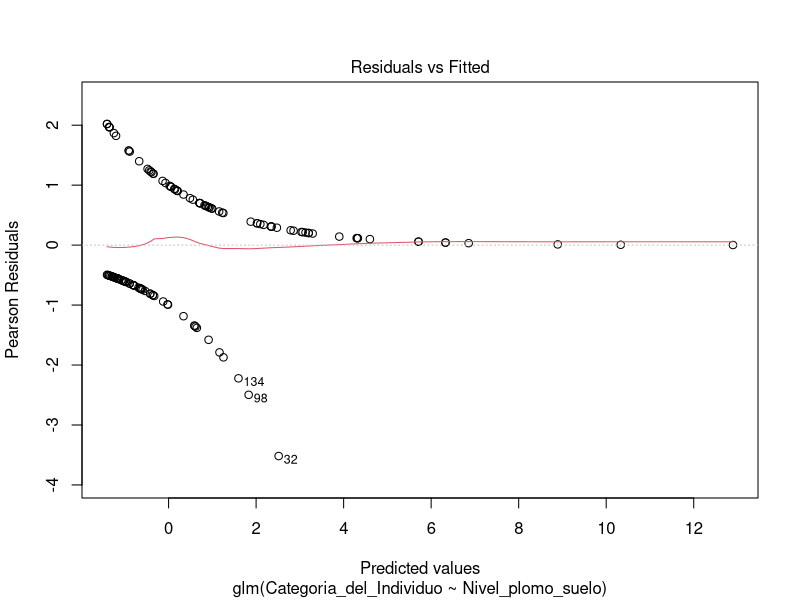
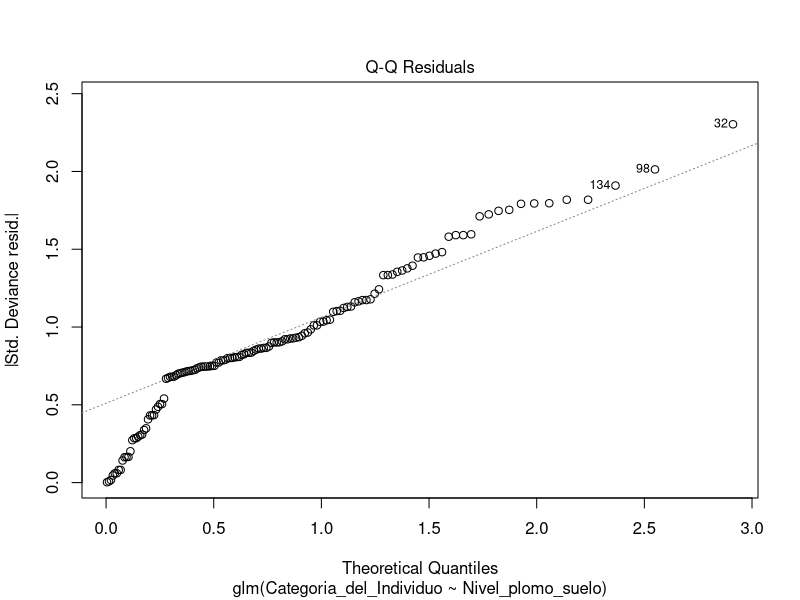
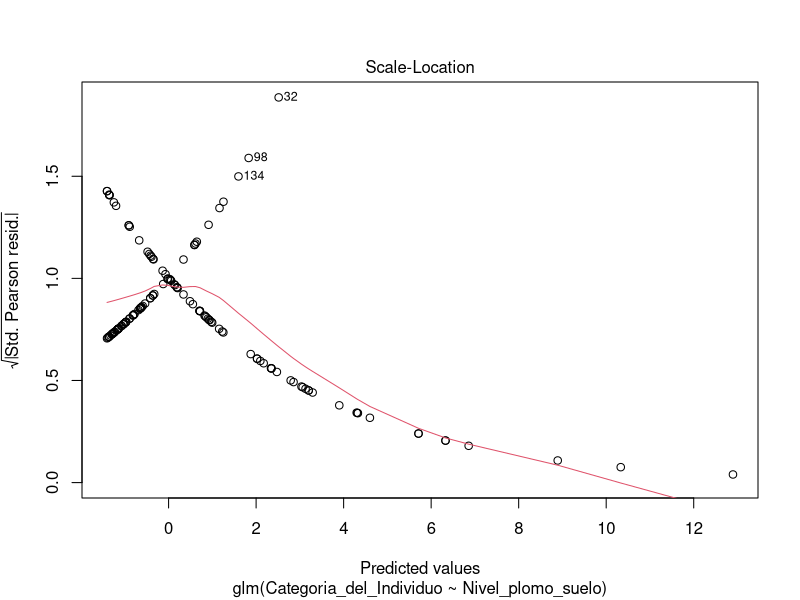
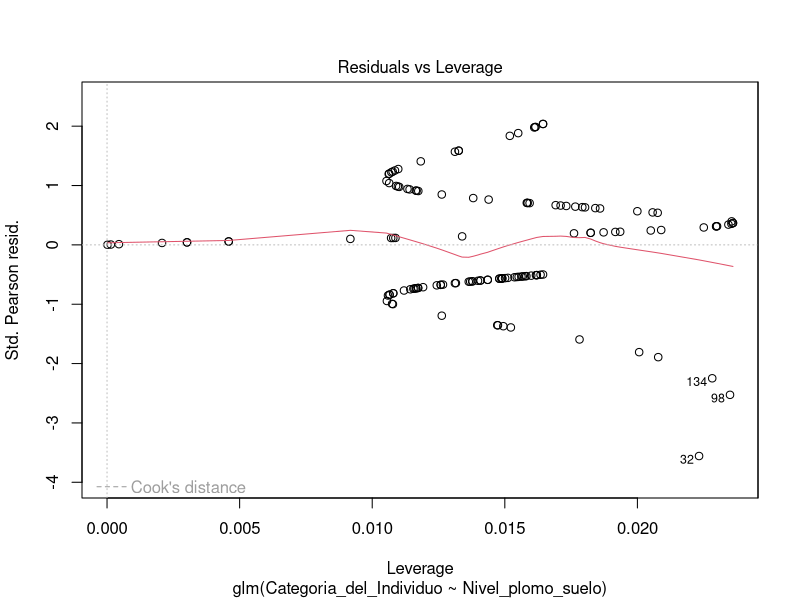

Source code (R) for these figures, in order:
## ---- chunk 1
library(readxl)
datos = data.frame(read_excel("dataset_ejer1.xlsx"))
dim(datos)
## ---- chunk 2
# Crear la regresión logística
modelo_logistico = glm(
  Categoria_del_Individuo ~ Nivel_plomo_suelo,
  data = datos,
  family = binomial(link = "logit")
)
#modelo general
summary(modelo_logistico)

# Obtener la razón de grados de probabilidad
coeficientes = coef(modelo_logistico)
razon_encontrada = exp(coeficientes["Nivel_plomo_suelo"])
razon_encontrada
# Compara la razón de grados de probabilidad contra la que obtuvieron los autores (14.25)
razon_autores = 14.25
# Realizar la prueba de significancia
summary(modelo_logistico)$coefficients["Nivel_plomo_suelo", "Pr(>|z|)"]

## ---- chunk 3
r = cor(datos)
nab = 1-det(r)
nab
plot(modelo_logistico)
## ---- chunk 4
library(readxl)
datos <- data.frame(read_excel("dataset_ejer_2.xlsx"))
dim(datos)
## ---- chunk 5
library(readxl)
datos <- data.frame(read_excel("dataset_ejer_3.xlsx"))
dim(datos)
## ---- chunk 6
cat('hola')
## ---- chunk 7
cat('hola')
